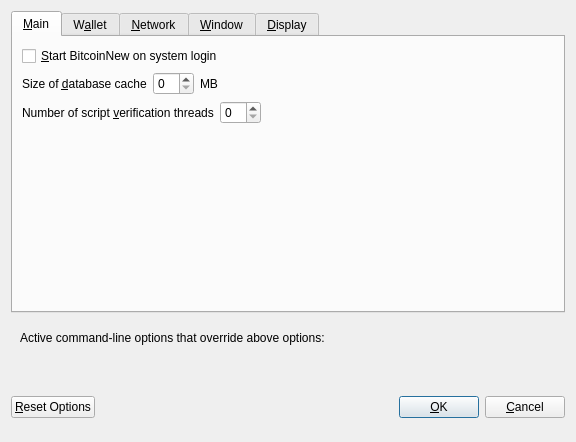
<?xml version="1.0" encoding="UTF-8"?>
<ui version="4.0">
 <class>OptionsDialog</class>
 <widget class="QDialog" name="OptionsDialog">
  <property name="geometry">
   <rect>
    <x>0</x>
    <y>0</y>
    <width>576</width>
    <height>442</height>
   </rect>
  </property>
  <property name="windowTitle">
   <string>Options</string>
  </property>
  <property name="modal">
   <bool>true</bool>
  </property>
  <layout class="QVBoxLayout" name="verticalLayout">
   <item>
    <widget class="QTabWidget" name="tabWidget">
     <property name="currentIndex">
      <number>0</number>
     </property>
     <widget class="QWidget" name="tabMain">
      <attribute name="title">
       <string>&amp;Main</string>
      </attribute>
      <layout class="QVBoxLayout" name="verticalLayout_Main">
       <item>
        <widget class="QCheckBox" name="bitcoinAtStartup">
         <property name="toolTip">
          <string>Automatically start BitcoinNew after logging in to the system.</string>
         </property>
         <property name="text">
          <string>&amp;Start BitcoinNew on system login</string>
         </property>
        </widget>
       </item>
       <item>
        <layout class="QHBoxLayout" name="horizontalLayout_2_Main">
         <item>
          <widget class="QLabel" name="databaseCacheLabel">
           <property name="text">
            <string>Size of &amp;database cache</string>
           </property>
           <property name="textFormat">
            <enum>Qt::PlainText</enum>
           </property>
           <property name="buddy">
            <cstring>databaseCache</cstring>
           </property>
          </widget>
         </item>
         <item>
          <widget class="QSpinBox" name="databaseCache"/>
         </item>
         <item>
          <widget class="QLabel" name="databaseCacheUnitLabel">
           <property name="text">
            <string>MB</string>
           </property>
           <property name="textFormat">
            <enum>Qt::PlainText</enum>
           </property>
          </widget>
         </item>
         <item>
          <spacer name="horizontalSpacer_2_Main">
           <property name="orientation">
            <enum>Qt::Horizontal</enum>
           </property>
           <property name="sizeHint" stdset="0">
            <size>
             <width>40</width>
             <height>20</height>
            </size>
           </property>
          </spacer>
         </item>
        </layout>
       </item>
       <item>
        <layout class="QHBoxLayout" name="horizontalLayout_3_Main">
         <item>
          <widget class="QLabel" name="threadsScriptVerifLabel">
           <property name="text">
            <string>Number of script &amp;verification threads</string>
           </property>
           <property name="textFormat">
            <enum>Qt::PlainText</enum>
           </property>
           <property name="buddy">
            <cstring>threadsScriptVerif</cstring>
           </property>
          </widget>
         </item>
         <item>
          <widget class="QSpinBox" name="threadsScriptVerif">
           <property name="toolTip">
            <string>(0 = auto, &lt;0 = leave that many cores free)</string>
           </property>
          </widget>
         </item>
         <item>
          <spacer name="horizontalSpacer_3_Main">
           <property name="orientation">
            <enum>Qt::Horizontal</enum>
           </property>
           <property name="sizeHint" stdset="0">
            <size>
             <width>40</width>
             <height>20</height>
            </size>
           </property>
          </spacer>
         </item>
        </layout>
       </item>
       <item>
        <spacer name="verticalSpacer_2">
         <property name="orientation">
          <enum>Qt::Vertical</enum>
         </property>
         <property name="sizeHint" stdset="0">
          <size>
           <width>20</width>
           <height>40</height>
          </size>
         </property>
        </spacer>
       </item>
      </layout>
     </widget>
     <widget class="QWidget" name="tabWallet">
      <attribute name="title">
       <string>W&amp;allet</string>
      </attribute>
      <layout class="QVBoxLayout" name="verticalLayout_Wallet">
       <item>
        <layout class="QHBoxLayout" name="horizontalLayout_2_Wallet">
         <item>
          <widget class="QLabel" name="labelStakeSplitThresholdText">
           <property name="text">
            <string>Stake split threshold:</string>
           </property>
          </widget>
         </item>
         <item>
          <widget class="QSpinBox" name="spinBoxStakeSplitThreshold">
           <property name="minimum">
            <number>1</number>
           </property>
           <property name="maximum">
            <number>999999</number>
           </property>
          </widget>
         </item>
        </layout>
       </item>
       <item>
        <widget class="QGroupBox" name="groupBox">
         <property name="title">
          <string>Expert</string>
         </property>
         <layout class="QVBoxLayout" name="verticalLayout_2">
          <item>
           <widget class="QCheckBox" name="coinControlFeatures">
            <property name="toolTip">
             <string>Whether to show coin control features or not.</string>
            </property>
            <property name="text">
             <string>Enable coin &amp;control features</string>
            </property>
           </widget>
          </item>
          <item>
           <widget class="QCheckBox" name="showMasternodesTab">
            <property name="toolTip">
             <string>Show additional tab listing all your masternodes in first sub-tab&lt;br/&gt;and all masternodes on the network in second sub-tab.</string>
            </property>
            <property name="text">
             <string>Show Masternodes Tab</string>
            </property>
           </widget>
          </item>
          <item>
           <widget class="QCheckBox" name="spendZeroConfChange">
            <property name="toolTip">
             <string>If you disable the spending of unconfirmed change, the change from a transaction&lt;br/&gt;cannot be used until that transaction has at least one confirmation.&lt;br/&gt;This also affects how your balance is computed.</string>
            </property>
            <property name="text">
             <string>&amp;Spend unconfirmed change</string>
            </property>
           </widget>
          </item>
         </layout>
        </widget>
       </item>
       <item>
        <spacer name="verticalSpacer_Wallet">
         <property name="orientation">
          <enum>Qt::Vertical</enum>
         </property>
         <property name="sizeHint" stdset="0">
          <size>
           <width>20</width>
           <height>40</height>
          </size>
         </property>
        </spacer>
       </item>
      </layout>
     </widget>
     <widget class="QWidget" name="tabNetwork">
      <attribute name="title">
       <string>&amp;Network</string>
      </attribute>
      <layout class="QVBoxLayout" name="verticalLayout_Network">
       <item>
        <widget class="QCheckBox" name="mapPortUpnp">
         <property name="toolTip">
          <string>Automatically open the BitcoinNew client port on the router. This only works when your router supports UPnP and it is enabled.</string>
         </property>
         <property name="text">
          <string>Map port using &amp;UPnP</string>
         </property>
        </widget>
       </item>
       <item>
        <widget class="QCheckBox" name="allowIncoming">
         <property name="toolTip">
          <string>Accept connections from outside</string>
         </property>
         <property name="text">
          <string>Allow incoming connections</string>
         </property>
        </widget>
       </item>
       <item>
        <widget class="QCheckBox" name="connectSocks">
         <property name="toolTip">
          <string>Connect to the BitcoinNew network through a SOCKS5 proxy.</string>
         </property>
         <property name="text">
          <string>&amp;Connect through SOCKS5 proxy (default proxy):</string>
         </property>
        </widget>
       </item>
       <item>
        <layout class="QHBoxLayout" name="horizontalLayout_1_Network">
         <item>
          <widget class="QLabel" name="proxyIpLabel">
           <property name="text">
            <string>Proxy &amp;IP:</string>
           </property>
           <property name="textFormat">
            <enum>Qt::PlainText</enum>
           </property>
           <property name="buddy">
            <cstring>proxyIp</cstring>
           </property>
          </widget>
         </item>
         <item>
          <widget class="QValidatedLineEdit" name="proxyIp">
           <property name="minimumSize">
            <size>
             <width>140</width>
             <height>0</height>
            </size>
           </property>
           <property name="maximumSize">
            <size>
             <width>140</width>
             <height>16777215</height>
            </size>
           </property>
           <property name="toolTip">
            <string>IP address of the proxy (e.g. IPv4: 127.0.0.1 / IPv6: ::1)</string>
           </property>
          </widget>
         </item>
         <item>
          <widget class="QLabel" name="proxyPortLabel">
           <property name="text">
            <string>&amp;Port:</string>
           </property>
           <property name="textFormat">
            <enum>Qt::PlainText</enum>
           </property>
           <property name="buddy">
            <cstring>proxyPort</cstring>
           </property>
          </widget>
         </item>
         <item>
          <widget class="QLineEdit" name="proxyPort">
           <property name="minimumSize">
            <size>
             <width>55</width>
             <height>0</height>
            </size>
           </property>
           <property name="maximumSize">
            <size>
             <width>55</width>
             <height>16777215</height>
            </size>
           </property>
           <property name="toolTip">
            <string>Port of the proxy (e.g. 9050)</string>
           </property>
          </widget>
         </item>
         <item>
          <spacer name="horizontalSpacer_1_Network">
           <property name="orientation">
            <enum>Qt::Horizontal</enum>
           </property>
           <property name="sizeHint" stdset="0">
            <size>
             <width>40</width>
             <height>20</height>
            </size>
           </property>
          </spacer>
         </item>
        </layout>
       </item>
       <item>
        <spacer name="verticalSpacer_Network">
         <property name="orientation">
          <enum>Qt::Vertical</enum>
         </property>
         <property name="sizeHint" stdset="0">
          <size>
           <width>20</width>
           <height>40</height>
          </size>
         </property>
        </spacer>
       </item>
      </layout>
     </widget>
     <widget class="QWidget" name="tabWindow">
      <attribute name="title">
       <string>&amp;Window</string>
      </attribute>
      <layout class="QVBoxLayout" name="verticalLayout_Window">
       <item>
        <widget class="QCheckBox" name="minimizeToTray">
         <property name="toolTip">
          <string>Show only a tray icon after minimizing the window.</string>
         </property>
         <property name="text">
          <string>&amp;Minimize to the tray instead of the taskbar</string>
         </property>
        </widget>
       </item>
       <item>
        <widget class="QCheckBox" name="minimizeOnClose">
         <property name="toolTip">
          <string>Minimize instead of exit the application when the window is closed. When this option is enabled, the application will be closed only after selecting Quit in the menu.</string>
         </property>
         <property name="text">
          <string>M&amp;inimize on close</string>
         </property>
        </widget>
       </item>
       <item>
        <spacer name="verticalSpacer_Window">
         <property name="orientation">
          <enum>Qt::Vertical</enum>
         </property>
         <property name="sizeHint" stdset="0">
          <size>
           <width>20</width>
           <height>40</height>
          </size>
         </property>
        </spacer>
       </item>
      </layout>
     </widget>
     <widget class="QWidget" name="tabDisplay">
      <attribute name="title">
       <string>&amp;Display</string>
      </attribute>
      <layout class="QVBoxLayout" name="verticalLayout_Display">
       <item>
        <layout class="QHBoxLayout" name="horizontalLayout_1_Display">
         <item>
          <widget class="QLabel" name="langLabel">
           <property name="text">
            <string>User Interface &amp;language:</string>
           </property>
           <property name="textFormat">
            <enum>Qt::PlainText</enum>
           </property>
           <property name="buddy">
            <cstring>lang</cstring>
           </property>
          </widget>
         </item>
         <item>
          <widget class="QValueComboBox" name="lang">
           <property name="toolTip">
            <string>The user interface language can be set here. This setting will take effect after restarting BitcoinNew.</string>
           </property>
          </widget>
         </item>
        </layout>
       </item>
       <item>
        <widget class="Line" name="line">
         <property name="orientation">
          <enum>Qt::Horizontal</enum>
         </property>
        </widget>
       </item>
       <item>
        <layout class="QHBoxLayout" name="horizontalLayout_2_Display">
         <item>
          <widget class="QLabel" name="unitLabel">
           <property name="text">
            <string>&amp;Unit to show amounts in:</string>
           </property>
           <property name="textFormat">
            <enum>Qt::PlainText</enum>
           </property>
           <property name="buddy">
            <cstring>unit</cstring>
           </property>
          </widget>
         </item>
         <item>
          <widget class="QValueComboBox" name="unit">
           <property name="toolTip">
            <string>Choose the default subdivision unit to show in the interface and when sending coins.</string>
           </property>
          </widget>
         </item>
        </layout>
       </item>
       <item>
        <layout class="QHBoxLayout" name="horizontalLayout_5_Display">
         <item>
          <widget class="QLabel" name="digitsLabel">
           <property name="text">
            <string>Decimal digits</string>
           </property>
          </widget>
         </item>
         <item>
          <widget class="QValueComboBox" name="digits"/>
         </item>
        </layout>
       </item>
       <item>
        <layout class="QHBoxLayout" name="horizontalLayout_3_Display">
         <item>
          <widget class="QLabel" name="thirdPartyTxUrlsLabel">
           <property name="toolTip">
            <string>Third party URLs (e.g. a block explorer) that appear in the transactions tab as context menu items. %s in the URL is replaced by transaction hash. Multiple URLs are separated by vertical bar |.</string>
           </property>
           <property name="text">
            <string>Third party transaction URLs</string>
           </property>
           <property name="buddy">
            <cstring>thirdPartyTxUrls</cstring>
           </property>
          </widget>
         </item>
         <item>
          <widget class="QLineEdit" name="thirdPartyTxUrls">
           <property name="toolTip">
            <string>Third party URLs (e.g. a block explorer) that appear in the transactions tab as context menu items. %s in the URL is replaced by transaction hash. Multiple URLs are separated by vertical bar |.</string>
           </property>
          </widget>
         </item>
        </layout>
       </item>
       <item>
        <spacer name="verticalSpacer">
         <property name="orientation">
          <enum>Qt::Vertical</enum>
         </property>
         <property name="sizeHint" stdset="0">
          <size>
           <width>20</width>
           <height>40</height>
          </size>
         </property>
        </spacer>
       </item>
      </layout>
     </widget>
    </widget>
   </item>
   <item>
    <widget class="QFrame" name="frame">
     <layout class="QVBoxLayout" name="verticalLayout_Bottom">
      <item>
       <layout class="QHBoxLayout" name="horizontalLayout_Bottom">
        <item>
         <widget class="QLabel" name="overriddenByCommandLineInfoLabel">
          <property name="text">
           <string>Active command-line options that override above options:</string>
          </property>
          <property name="textFormat">
           <enum>Qt::PlainText</enum>
          </property>
         </widget>
        </item>
        <item>
         <spacer name="horizontalSpacer_Bottom">
          <property name="orientation">
           <enum>Qt::Horizontal</enum>
          </property>
          <property name="sizeHint" stdset="0">
           <size>
            <width>40</width>
            <height>20</height>
           </size>
          </property>
         </spacer>
        </item>
       </layout>
      </item>
      <item>
       <widget class="QLabel" name="overriddenByCommandLineLabel">
        <property name="text">
         <string/>
        </property>
        <property name="textFormat">
         <enum>Qt::PlainText</enum>
        </property>
        <property name="wordWrap">
         <bool>true</bool>
        </property>
       </widget>
      </item>
     </layout>
    </widget>
   </item>
   <item>
    <layout class="QHBoxLayout" name="horizontalLayout_Buttons">
     <item>
      <widget class="QPushButton" name="resetButton">
       <property name="toolTip">
        <string>Reset all client options to default.</string>
       </property>
       <property name="text">
        <string>&amp;Reset Options</string>
       </property>
       <property name="autoDefault">
        <bool>false</bool>
       </property>
      </widget>
     </item>
     <item>
      <spacer name="horizontalSpacer_1">
       <property name="orientation">
        <enum>Qt::Horizontal</enum>
       </property>
       <property name="sizeHint" stdset="0">
        <size>
         <width>40</width>
         <height>48</height>
        </size>
       </property>
      </spacer>
     </item>
     <item>
      <widget class="QLabel" name="statusLabel">
       <property name="minimumSize">
        <size>
         <width>200</width>
         <height>0</height>
        </size>
       </property>
       <property name="font">
        <font>
         <weight>75</weight>
         <bold>true</bold>
        </font>
       </property>
       <property name="text">
        <string/>
       </property>
       <property name="textFormat">
        <enum>Qt::PlainText</enum>
       </property>
       <property name="wordWrap">
        <bool>true</bool>
       </property>
      </widget>
     </item>
     <item>
      <spacer name="horizontalSpacer_2">
       <property name="orientation">
        <enum>Qt::Horizontal</enum>
       </property>
       <property name="sizeHint" stdset="0">
        <size>
         <width>40</width>
         <height>48</height>
        </size>
       </property>
      </spacer>
     </item>
     <item>
      <widget class="QPushButton" name="okButton">
       <property name="text">
        <string>&amp;OK</string>
       </property>
       <property name="autoDefault">
        <bool>false</bool>
       </property>
       <property name="default">
        <bool>true</bool>
       </property>
      </widget>
     </item>
     <item>
      <widget class="QPushButton" name="cancelButton">
       <property name="text">
        <string>&amp;Cancel</string>
       </property>
       <property name="autoDefault">
        <bool>false</bool>
       </property>
      </widget>
     </item>
    </layout>
   </item>
  </layout>
 </widget>
 <customwidgets>
  <customwidget>
   <class>QValidatedLineEdit</class>
   <extends>QLineEdit</extends>
   <header>qvalidatedlineedit.h</header>
  </customwidget>
  <customwidget>
   <class>QValueComboBox</class>
   <extends>QComboBox</extends>
   <header>qvaluecombobox.h</header>
  </customwidget>
 </customwidgets>
 <resources/>
 <connections/>
</ui>
